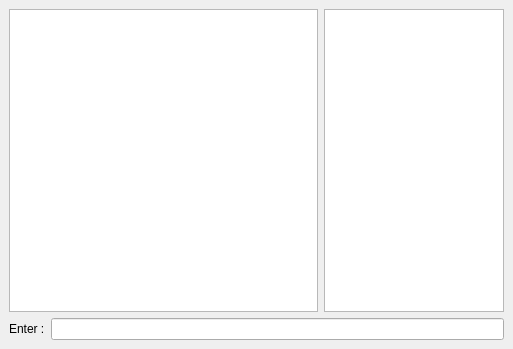
<?xml version="1.0" encoding="UTF-8"?>
<ui version="4.0">
 <class>chatdialog</class>
 <widget class="QDialog" name="chatdialog">
  <property name="geometry">
   <rect>
    <x>0</x>
    <y>0</y>
    <width>513</width>
    <height>349</height>
   </rect>
  </property>
  <property name="windowTitle">
   <string>Chat</string>
  </property>
  <layout class="QVBoxLayout">
   <property name="spacing">
    <number>6</number>
   </property>
   <property name="margin">
    <number>9</number>
   </property>
   <item>
    <layout class="QHBoxLayout">
     <property name="spacing">
      <number>6</number>
     </property>
     <property name="margin">
      <number>0</number>
     </property>
     <item>
      <widget class="QTextEdit" name="textEdit">
       <property name="focusPolicy">
        <enum>Qt::NoFocus</enum>
       </property>
       <property name="readOnly">
        <bool>true</bool>
       </property>
      </widget>
     </item>
     <item>
      <widget class="QListWidget" name="listWidget">
       <property name="maximumSize">
        <size>
         <width>180</width>
         <height>16777215</height>
        </size>
       </property>
       <property name="focusPolicy">
        <enum>Qt::NoFocus</enum>
       </property>
      </widget>
     </item>
    </layout>
   </item>
   <item>
    <layout class="QHBoxLayout">
     <property name="spacing">
      <number>6</number>
     </property>
     <property name="margin">
      <number>0</number>
     </property>
     <item>
      <widget class="QLabel" name="label">
       <property name="text">
        <string>Enter :</string>
       </property>
      </widget>
     </item>
     <item>
      <widget class="QLineEdit" name="lineEdit"/>
     </item>
    </layout>
   </item>
  </layout>
 </widget>
 <resources/>
 <connections/>
</ui>
